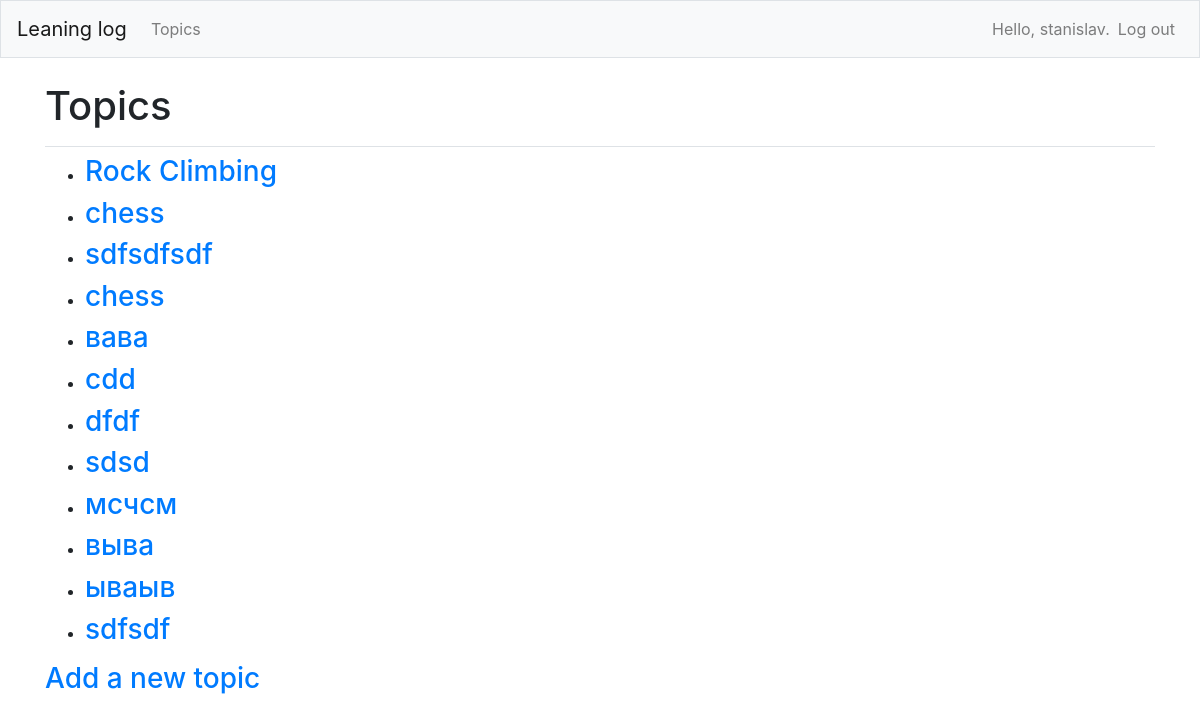
Page /topics/ (signed in) on the earlier database version.
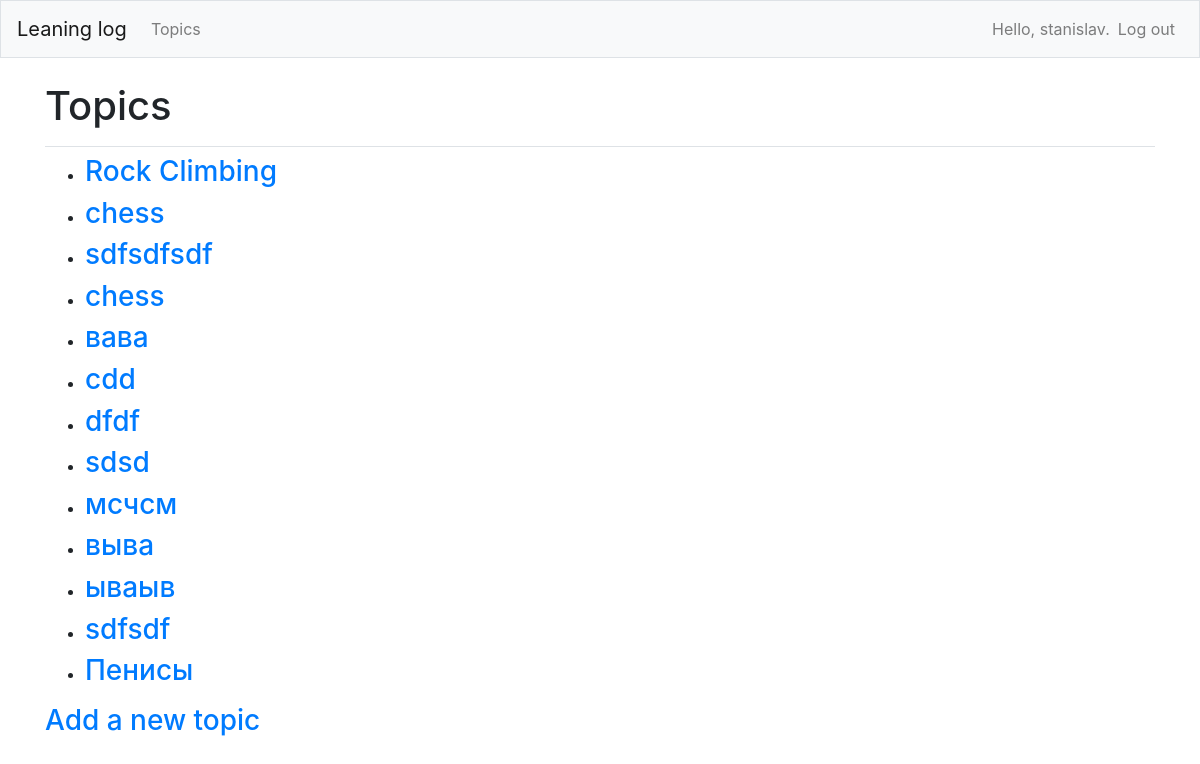
Same page on the later database version.
### learning_logs/models.py (models this page shows)
class Topic(models.Model):
    text = models.CharField(max_length=200)
    date_added = models.DateTimeField(auto_now_add=True)
    owner = models.ForeignKey(User, on_delete=models.CASCADE)
    def __str__(self):
        return self.text

### learning_logs/views.py (the view)
# urls.py: path('topics/', views.topics, name='topics'),
@login_required
def topics(request):
    topics = Topic.objects.filter(owner=request.user).order_by('date_added')
    context = {'topics': topics}
    return render(request, 'learning_logs/topics.html', context)

### learning_logs/templates/learning_logs/topics.html
{%extends "learning_logs/base.html"%}
{% block page_header %}
  <h1>Topics</h1>
{% endblock page_header  %}
{% block content%}
    <ul>
        {% for topic in topics  %}
        <li><h3>
            <a href="{% url 'learning_logs:topic' topic.id %}">{{topic}}</a>
        </h3></li>
        {% empty %}
            <li> no topic have been added yet.</li>
            {% endfor %}
    </ul>
    <h3><a href = "{% url 'learning_logs:new_topic'%}">Add a new topic</h3>
{%endblock content%}

Differences in the rows shown:
added Topic: text "Пенисы"
